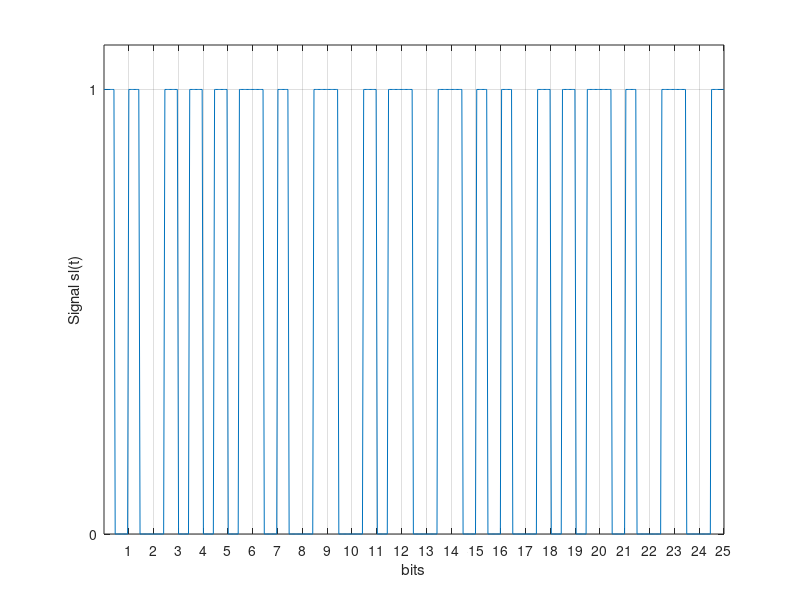
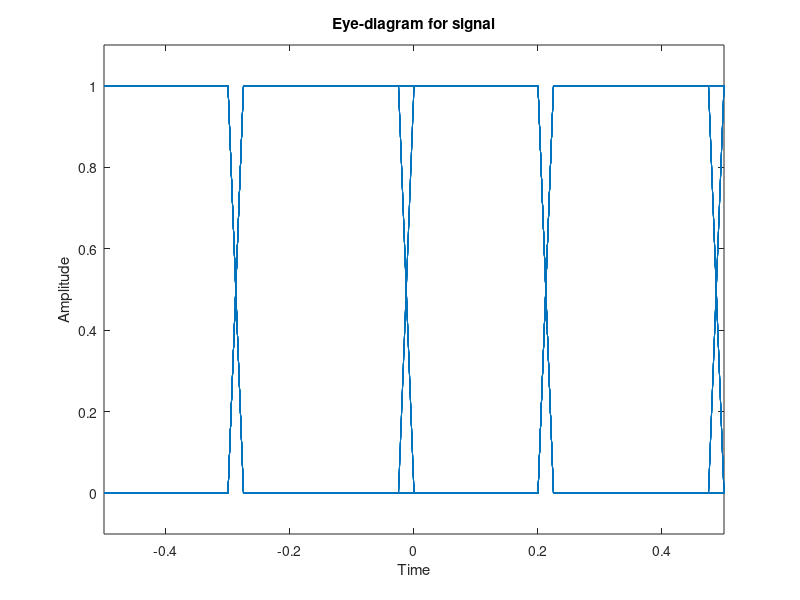

The MATLAB source for these figures, in order:
%% =================== Communications numeriques ==================== %%
%  Gourdel Thibaut                                           . \|/ /,  %
%  Perrot Remi            =================                  \\`''/_-- %
%  TS226                  | 4.3 Travail   |           Bordeaux INP --- %
%  Novembre 2015          |  a effectuer  |           ENSEIRB  ,..\\`  %
%                         =================           MATMECA / | \\`  %
% ==================================================================== %

clear all; close all; clc;

%% ================================= Definition des variables =============

% Frequence d'echantillonnage
fe = 20e6;
Te = 1/fe;

% Debit symbole
Ds = 1e6;
Ts = 1/Ds;

% Facteur de surechantillonnage
Fse = Ts/Te;

% Precision des ffts :
Nfft = 512;

% Nombre de bits du message de test
lngr = 1000;

% g(t) le filtre de mise en forme
g = ones(1, (Fse)) * 0.5;
g(Fse/2:Fse) = - g(Fse/2:Fse);

%% ========================================= Calculs ======================

% Generation de la sequence binaire ([imin, imax], pas, Nbe de symbole)
sb = randi([0, 1], 1, lngr);

% Modulation de phase (donnee, nombre de symboles, phase)
% (passage en Ak = +1 et -1)
ss = pammod(sb, 2, 0);

% On surechantillonne le signal
ss_sur = upsample(ss, Fse);

% Convolution du signal ss(t) et g(t)
sl = conv(ss_sur, g) + 0.5;

%% ======================================== Affichage =====================

%                                          Question 11. Allure temporelle %
% ----------------------------------------------------------------------- %

% Nbre de bits a etudier
nb_bit = 25;

figure('Name','Allure temporelle de sl(t)');
x = linspace(0, nb_bit, nb_bit*Fse);
plot(x, sl(1:nb_bit*Fse));
xlabel('bits'); ylabel('Signal sl(t)');
% Choix de l'axe
V=axis;
axis([V(1) V(2) 0 1.1]);
% Graduations :
set(gca,'XTick', 1:nb_bit);
set(gca, 'YTick', [0 1]);
grid on;

%                                        Question 12. Diagramme de l'oeil %
% ----------------------------------------------------------------------- %

nb_bit = 100;

eyediagram(sl(1:nb_bit*Fse), 2*Ts*fe);
V=axis;
axis([V(1) V(2) -0.1 1.1]);

%                             Question 13. Densite spectrale de puissance %
% ----------------------------------------------------------------------- %
